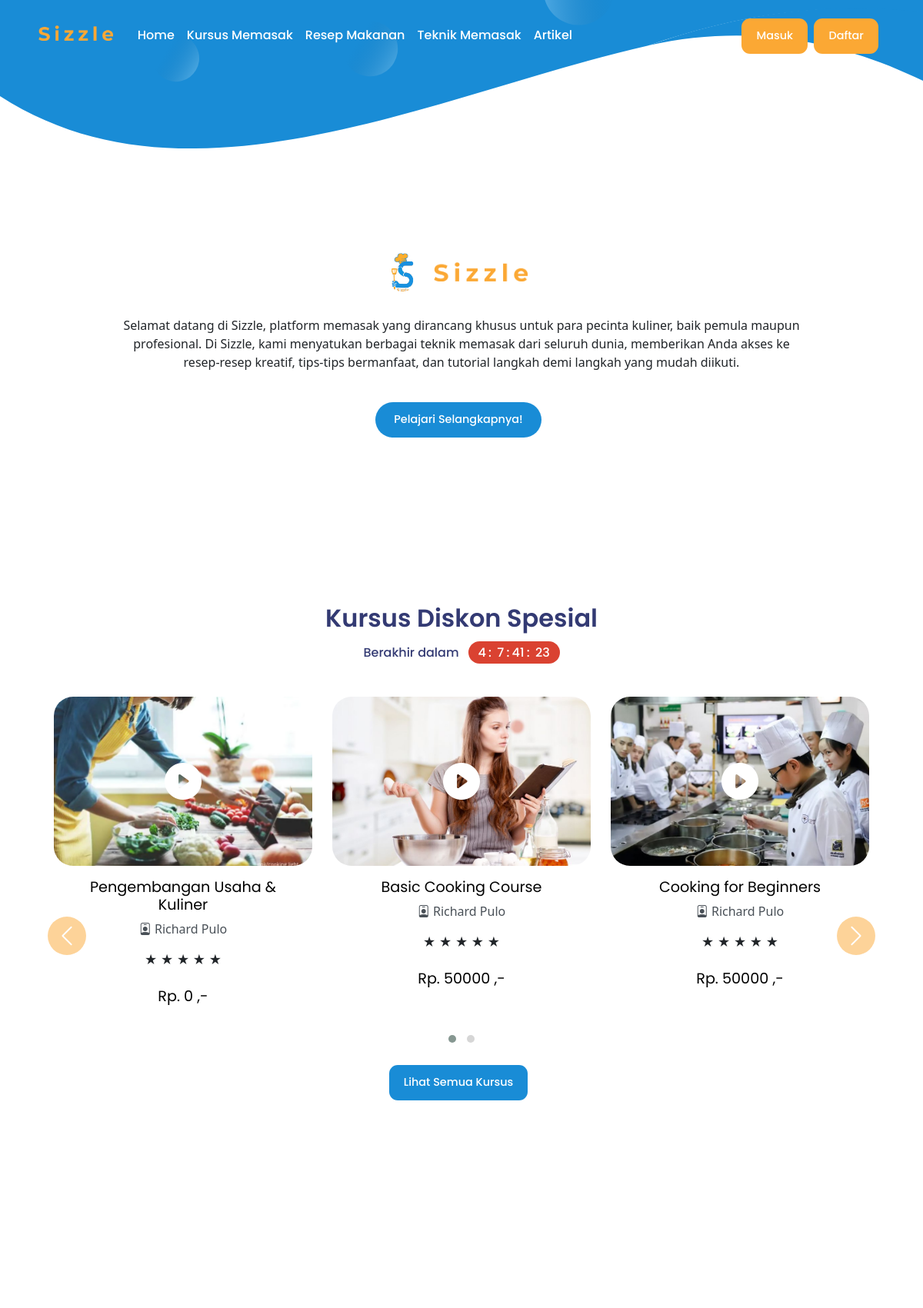
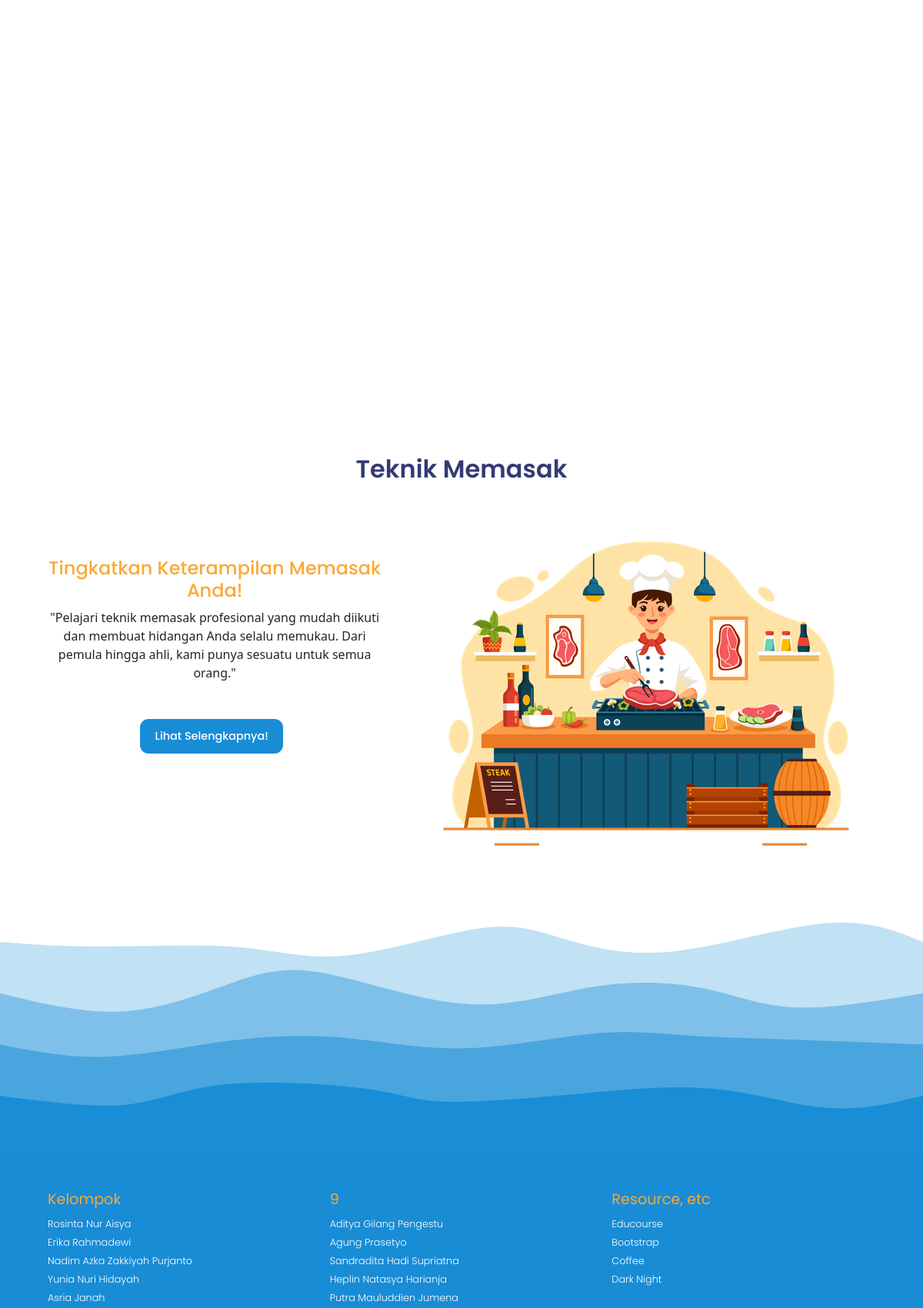
The page / (upper part) on the database its author committed (2 pictures, top to bottom).
### app/models.py (models this page shows, shortened)
class Kursus(models.Model):
    id_kursus = models.AutoField(primary_key=True)
    id_kegiatan = models.IntegerField(null=True, blank=True, unique=True)
    nama_kursus = models.CharField(max_length=50, unique=True)
    deskripsi_singkat = models.TextField(null=True, blank=True)
    chef = models.CharField(max_length=100)
    rating = models.DecimalField(max_digits=3, decimal_places=2, default=0.00)
    harga_kursus = models.IntegerField(default=0)
    gambar_kursus = models.ImageField(upload_to='images/kursus/', null=True, blank=True)
    deskripsi_kursus = models.TextField(null=True, blank=True)
    tingkat_kesulitan = models.CharField(max_length=50, null=True, blank=True)
    tanggal_mulai = models.DateField(null=True, blank=True)
    tanggal_selesai = models.DateField(null=True, blank=True)
    materi_kursus = models.TextField(null=True, blank=True)
    jumlah_peserta = models.IntegerField(default=0)
    syarat_pendaftaran = models.TextField(null=True, blank=True)
    kategori_kursus = models.ForeignKey('KategoriKursus', on_delete=models.CASCADE, related_name='kursuss', default=1)

### app/views.py (the view)
# urls.py: path('', views.index, name='index'),
def index(request):
    kursus_diskon_list = Kursus.objects.filter(harga_kursus__lte=50000)
    resep_populer_list = Resep.objects.filter(rating=5.0)[:6]
    artikel_list = Artikel.objects.order_by('-tanggal_upload')[:3]
    if artikel_list:
        home_artikel = artikel_list[0]
        other_artikel = artikel_list[1:3]
    else:
        home_artikel = None
        other_artikel = []
    context = {
        'resep_populer_list': resep_populer_list,
        'kursus_diskon_list': kursus_diskon_list,
        'home_artikel': home_artikel,
        'other_artikel': other_artikel,
    }
    return render(request, 'index.html', context)

### templates/index.html (shortened to what this page needs)
<!DOCTYPE html>
{% extends 'base.html' %}
{% load static %}
{% block body_block %}
<section>
  <div class="container">
  <div class="text-center rounded-5">
    <br>
    <h1 class="text-body-emphasis"><img src="{% static 'images/sizzle-logo.svg' %}" alt="Logo" height="50"
        class="rounded-circle me-3"><img src="{% static 'images/sizzle_text.png' %}" alt="Logo" class="me-3"
        height="25">
    </h1><br>
    <p class="col-sm-10 mx-auto custom-p">
      Selamat datang di Sizzle, platform memasak yang dirancang khusus untuk para pecinta kuliner, baik pemula maupun
      profesional. Di Sizzle, kami menyatukan berbagai teknik memasak dari seluruh dunia, memberikan Anda akses ke
      resep-resep kreatif, tips-tips bermanfaat, dan tutorial langkah demi langkah yang mudah diikuti.
    </p>
    <div class="d-inline-flex gap-2 mb-2 mt-4">
      <a class="d-inline-flex align-items-center second-btn px-4 rounded-pill" type="button" href="{% url 'kursus' %}">
        Pelajari Selangkapnya!
      </a>
    </div>
  </div>
</div>
</section><br><br>
<section class="kursus-section" id="kursus">
  <div class="container">
    <div class="col-md-12 text-center mb-5">
      <div class="justify-content-between">
        <h2 class="font-1">Kursus Diskon Spesial</h2>
        <h4 class="timer fs-6 mt-3">Berakhir dalam
          <span id="countdown"><span id="day"></span>:
            <span id="hour"></span>:<span id="minute"></span>:
            <span id="second"></span></span></span>
        </h4>
      </div>
    </div>
    <div class="owl-carousel owl-theme">
      {% for kursus in kursus_diskon_list %}
      <div class="item">
        <a href="{% url 'detail_kursus' kursus.id_kursus %}" class="text-decoration-none text-white">
          <div class="card shadow-none rounded-3 border-0">
            <div class="position-relative img-container">
              {% if kursus.gambar_kursus %}
              <img src="{{ kursus.gambar_kursus.url }}" alt="{{ kursus.nama_kursus }}" class="img-fluid">
              {% else %}
              <img src="{% static 'images/sizzle-logo.jpg' %}" alt="Default Image" class="img-fluid">
              {% endif %}
              <i class="bi bi-play-circle-fill position-absolute top-50 start-50 translate-middle text-white"
                style="font-size: 3rem"></i>
            </div>
            <div class="card-body">
              <div class="text-center">
                <h5 class="card-title text-body-emphasis fw-normal">{{ kursus.nama_kursus }}</h5>
                <p class="card-text text-light-emphasis bi bi-person-badge"> {{ kursus.chef }}</p>
                <div class="rating">
                  {% for i in "12345" %}
                  {% if forloop.counter <= kursus.rating|floatformat %} <span class="star text-warning">&#9733;</span>
                    {% else %}
                    <span class="star">&#9733;</span>
                    {% endif %}
                    {% endfor %}
                </div>
                <br />
                <h5 class="text-body-emphasis fw-normal">Rp. {{ kursus.harga_kursus }} ,-</h5>
              </div>
            </div>
          </div>
        </a>
      </div>
      {% endfor %}
    </div>
    <div class="carousel-controls">
      <button class="carousel-control-prev" type="button">
        <span class="carousel-control-prev-icon" aria-hidden="true"></span>
      </button>
      <button class="carousel-control-next" type="button">
        <span class="carousel-control-next-icon" aria-hidden="true"></span>
      </button>
    </div>
    <br><br><br><br><br>
    <div class="col-md-12 text-center mt-5">
      <a href="{% url 'kursus' %}" class="second-btn">Lihat Semua Kursus</a>
    </div>
  </div>
</section>
<section class="teknik-section">
  <div class="container">
    <div class="col-md-12 text-center mb-5">
      <h2 class="font-1">Teknik Memasak</h2>
    </div>
    <div class="marketing">
      <div class="col-md-12 text-center mb-5">
        <div class="row">
          <div class="col-5">
            <h4 class="font-2 mt-5">Tingkatkan Keterampilan Memasak Anda!</h4>
            <p class="fs-6 fw-normal lh-base mb-3">"Pelajari teknik memasak profesional yang mudah diikuti dan membuat
              hidangan Anda selalu memukau. Dari pemula hingga ahli, kami punya sesuatu untuk semua orang."</p>
            <div class="col-md-12 text-center mt-5">
              <a href="{% url 'teknik' %}" class="second-btn">Lihat Selengkapnya!</a>
            </div>
          </div>
          <div class="col-7">
            <img src="{% static 'images/teknik_vector.png' %}" alt="Background Image">
          </div>
        </div>
      </div>
    </div>
  </div>
</section>
{% endblock %}

### static/css/base.css (style rules this page uses)
:root { scroll-behavior: smooth; }
.container { max-width: 1100px; padding-top: 10em; }
.second-btn { background-color: #198cd6; color: #ffffff; font-family: var(--Poppins); display: inline-block; padding: 0.75rem 1.2rem; font-size: 0.9rem; font-weight: 500; line-height: 1.5; text-align: center; text-decoration: none; white-space: nowrap; border-radius: 0.7rem; cursor: pointer; transition: background-color 0.3s ease, color 0.3s ease; border: none; margin-right: 0.5rem; }
.carousel-control-prev, .carousel-control-next { width: 50px; height: 50px; background-color: #fba834; border-radius: 50%; top: 50%; transform: translateY(-50%); display: flex; align-items: center; justify-content: center; }
.carousel-control-prev-icon, .carousel-control-next-icon { width: 30px; height: 30px; }
.carousel-controls { position: relative; margin-top: -150px; display: flex; justify-content: space-between; }

### static/css/custom.css (style rules this page uses)
:root { --Poppins: 'Poppins', sans-serif; }
h2 { font-family: var(--Poppins); font-weight: 600; font-size: 2rem; color: #333A73; }
h4 { font-family: var(--Poppins); font-weight: 500; font-size: 1.5rem; color: #333A73; }
h5 { font-family: var(--Poppins); font-weight: 400; font-size: 1.2rem; color: #fba834; }
.position-relative { overflow: hidden; border-radius: 25px; }
.position-relative img { height: 100%; width: 100%; width: 330px; height: 250px; overflow: hidden; object-fit: cover; transition: scale 400ms; }
.font-1 { font-family: var(--Poppins); color: #333A73; }
.font-2 { font-family: var(--Poppins); color: #fba834; }
.card { margin: 0 0.5em; box-shadow: 2px 6px 8px 0 rgba(22, 22, 26, 0.18); border: none; }
.item .card { background-color: rgba(255, 255, 255, 0); }
.card img { max-height: 100%; max-width: 100%; }
.img-container { position: relative; width: 100%; height: 220px; overflow: hidden; }
.img-container img { height: 100%; width: 100%; width: 330px; height: 250px; overflow: hidden; object-fit: cover; transition: scale 400ms; }
.bi-play-circle-fill { position: absolute; top: 50%; left: 50%; transform: translate(-50%, -50%); }
#countdown { background-color: rgb(218, 66, 49); color: white; padding: 0.2em 0.6em; border-radius: 1em; margin-left: 0.5em; }
#day, #hour, #minute, #second { margin: 0 0.2em; }
.kursus-section, .resep-section { opacity: 0; transition: opacity 1s ease-in-out; }
.visible { opacity: 1; }

### rows shown on the page
Kursus: gambar_kursus (picture), nama_kursus "Pengembangan Usaha & Kuliner", chef "Richard Pulo", rating 5 (drawn), harga_kursus "0"
Kursus: gambar_kursus (picture), nama_kursus "Basic Cooking Course", chef "Richard Pulo", rating 5 (drawn), harga_kursus "50000"
Kursus: gambar_kursus (picture), nama_kursus "Cooking for Beginners", chef "Richard Pulo", rating 5 (drawn), harga_kursus "50000"
